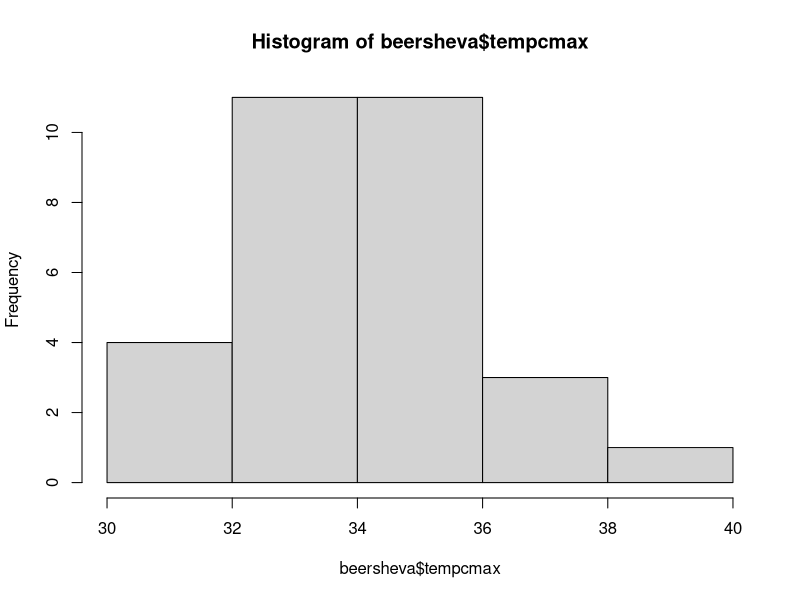
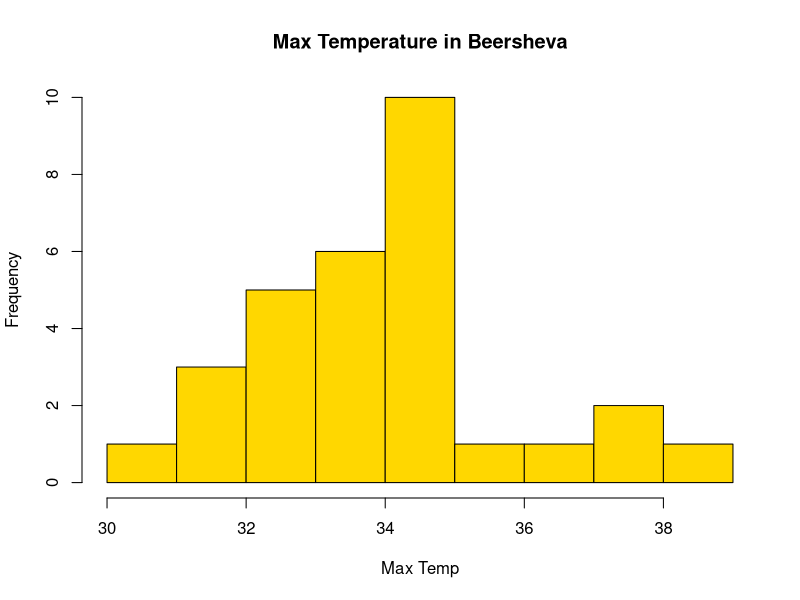
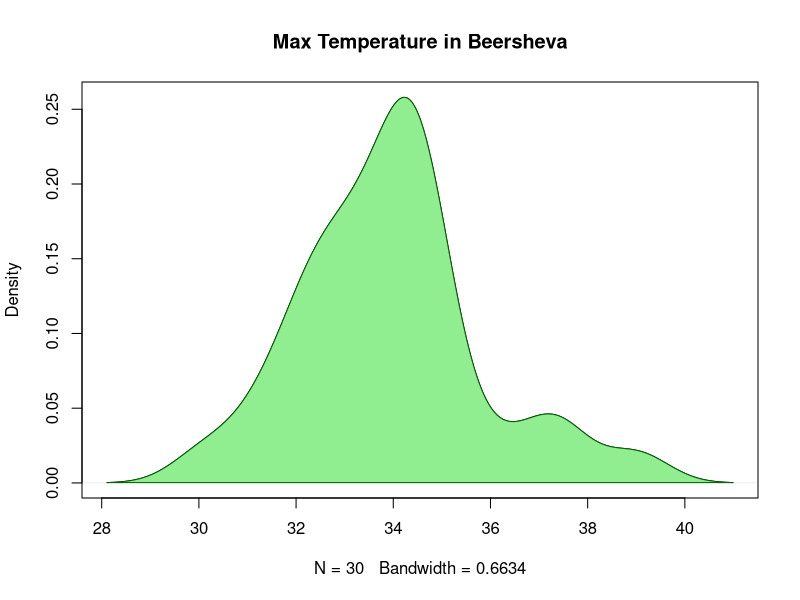
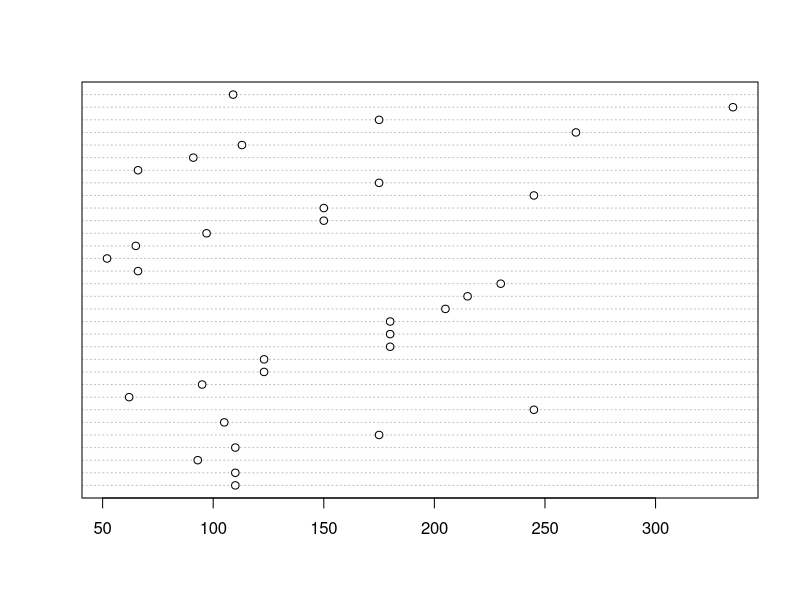
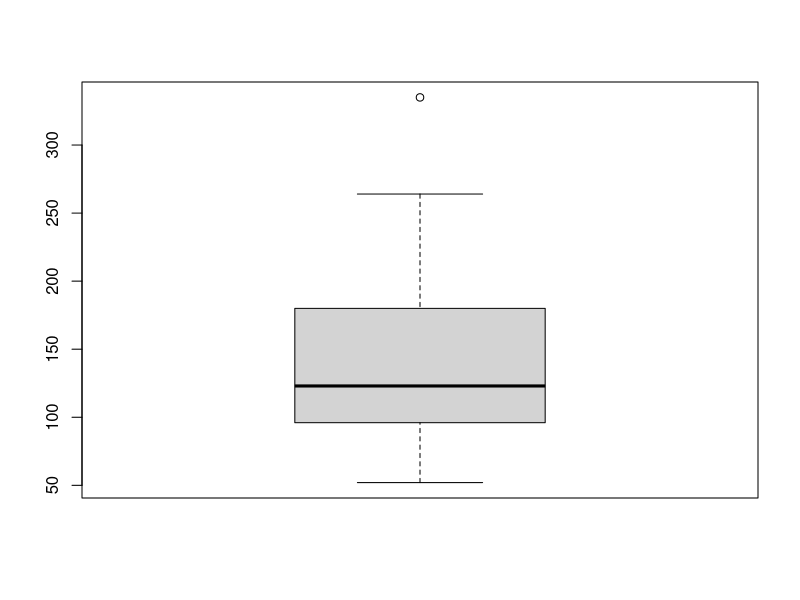
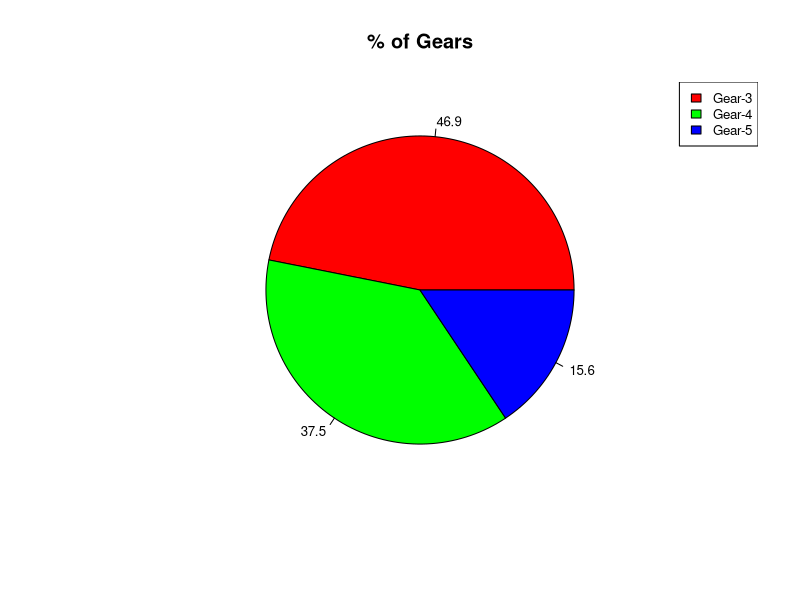
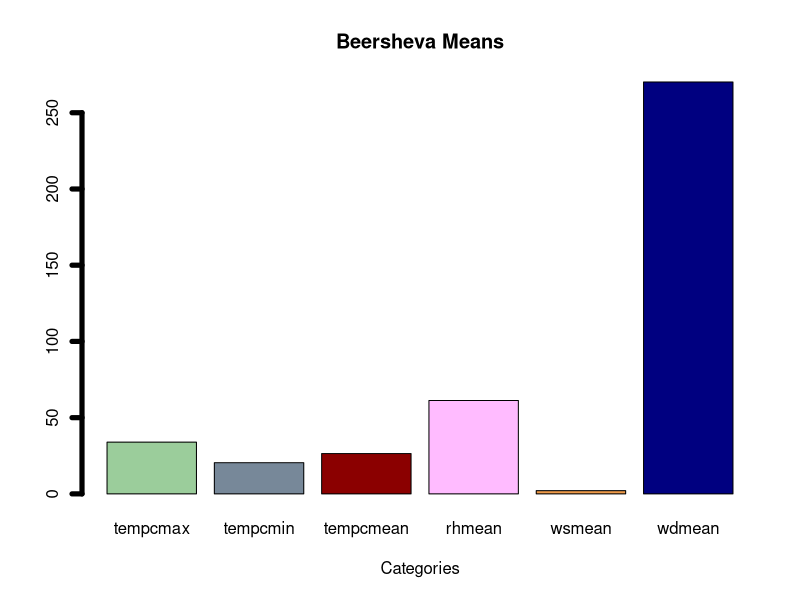

Recreate these plots in R, in order.
## ---- chunk 1
#Load beersheva.csv 
beersheva <- read.csv("beersheva.csv")

#Plot a histogram of the column tempcmax 
hist(beersheva$tempcmax)
## ---- chunk 2
#Add to the histogram the title "Max Temperature, x axis name "Max Temp" and the color Gold.Make the histogram to have 9 breaks.
hist(beersheva$tempcmax, main = "Max Temperature in Beersheva",
xlab = "Max Temp", col = "Gold", breaks = 9)
## ---- chunk 3
#Create kernel density plot from the same data as the histogram before,
#with the same title, filled with lightgreen color and darkgreen border

plot(density(beersheva$tempcmax), main = "Max Temperature in Beersheva")
polygon(density(beersheva$tempcmax), col = "lightgreen", border = "darkgreen")

## ---- chunk 4
dotchart(mtcars$hp)
## ---- chunk 5
boxplot(mtcars$hp)
## ---- chunk 6
gears = table(mtcars$gear)
percent = round(100*gears/sum(gears), 1)
pielabels = paste(percent)
pie(gears,col = rainbow(length(gears)), labels = percent , main = '% of Gears', cex = 0.8)

legend("topright", c("Gear-3","Gear-4","Gear-5"), cex=0.8, fill=  rainbow(length(gears)))
## ---- chunk 7
#Subset the data so you will have only the needed columns
 subset_beersheva = beersheva[,5:10]

#Use colMeans to create a "means vector" from all columns
beersheva_means = colMeans(subset_beersheva)

#create a barplot with the following arguments:
#1) The title "Beersheva Means"
#2) x axis name as "Categories"
#3) Line width of 5
#4) Each bar will be with different color of your choise
barplot(beersheva_means,lwd = 5, main="Beersheva Means",xlab="Categories",
col=c("darkseagreen3", "lightslategray", "red4", "plum1", "tan2", "navyblue"))
